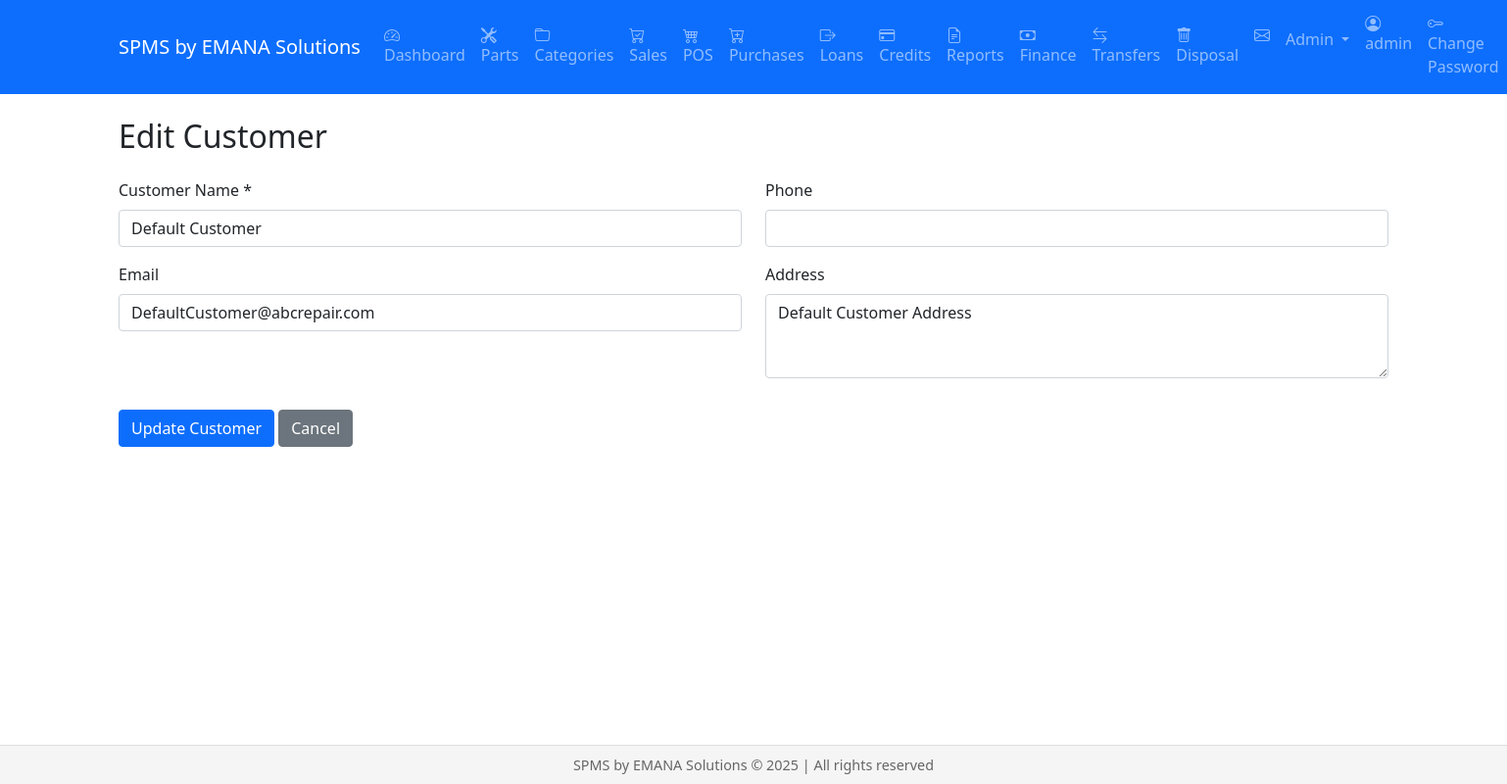
The page /admin/customers/1/edit (signed in) on the database as committed earlier.
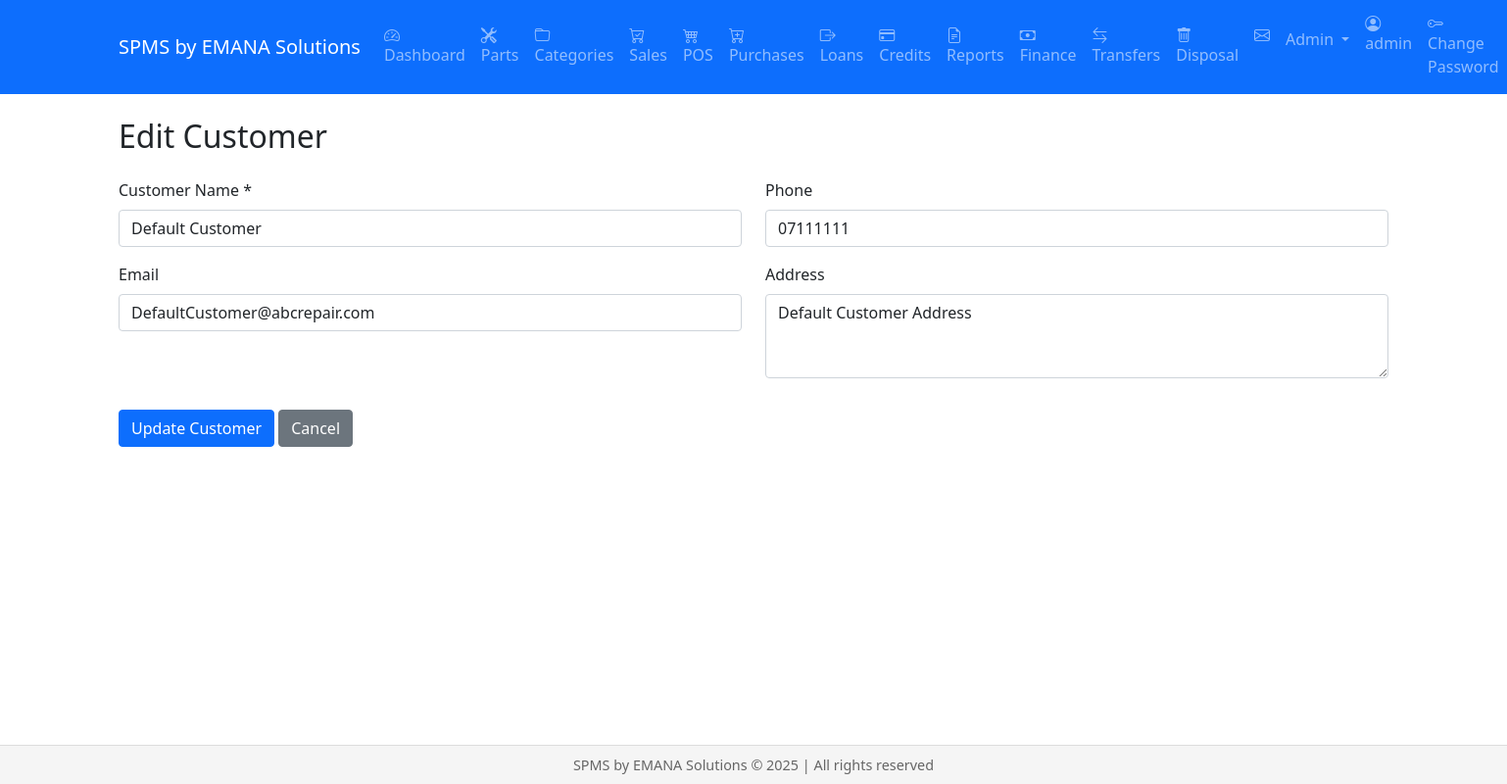
The same page on the database as committed later.
### models.py (models this page shows)
class Customer(db.Model):
    id = db.Column(db.Integer, primary_key=True)
    name = db.Column(db.String(200), nullable=False)
    email = db.Column(db.String(120))
    phone = db.Column(db.String(20))
    address = db.Column(db.Text)

### views/admin.py (the view, shortened to what this page needs)
@admin.route('/admin/customers/<int:customer_id>/edit', methods=['GET', 'POST'])
@login_required
@admin_required
def edit_customer(customer_id):
    customer = Customer.query.get_or_404(customer_id)
    return render_template('admin/edit_customer.html', customer=customer)

### models.py (called while the page is built)
    @property
    def is_authenticated(self):
        return True

### views/admin.py (called while the page is built)
def admin_required(f):
    @wraps(f)
    def decorated_function(*args, **kwargs):
        if not current_user.is_authenticated or current_user.role != 'admin':
            flash('You need to be an admin to access this page.', 'error')
            return redirect(url_for('dashboard.index'))
        return f(*args, **kwargs)
    return decorated_function

### templates/admin/edit_customer.html
{% extends "base.html" %}
{% block content %}
<div class="container">
    <h2 class="mb-4">Edit Customer</h2>
    <form method="POST">
        <div class="row">
            <div class="col-md-6">
                <div class="mb-3">
                    <label for="name" class="form-label">Customer Name *</label>
                    <input type="text" class="form-control" id="name" name="name"
                           value="{{ customer.name }}" required>
                </div>
                <div class="mb-3">
                    <label for="email" class="form-label">Email</label>
                    <input type="email" class="form-control" id="email" name="email"
                           value="{{ customer.email }}">
                </div>
            </div>
            <div class="col-md-6">
                <div class="mb-3">
                    <label for="phone" class="form-label">Phone</label>
                    <input type="tel" class="form-control" id="phone" name="phone"
                           value="{{ customer.phone }}">
                </div>
                <div class="mb-3">
                    <label for="address" class="form-label">Address</label>
                    <textarea class="form-control" id="address" name="address"
                              rows="3">{{ customer.address }}</textarea>
                </div>
            </div>
        </div>
        <div class="mt-3">
            <button type="submit" class="btn btn-primary">Update Customer</button>
            <a href="{{ url_for('admin.customers') }}" class="btn btn-secondary">Cancel</a>
        </div>
    </form>
</div>
{% endblock %}

Rows that differ between the two databases and show on the page:
changed Customer "Default Customer": phone (not shown) → "07111111"
